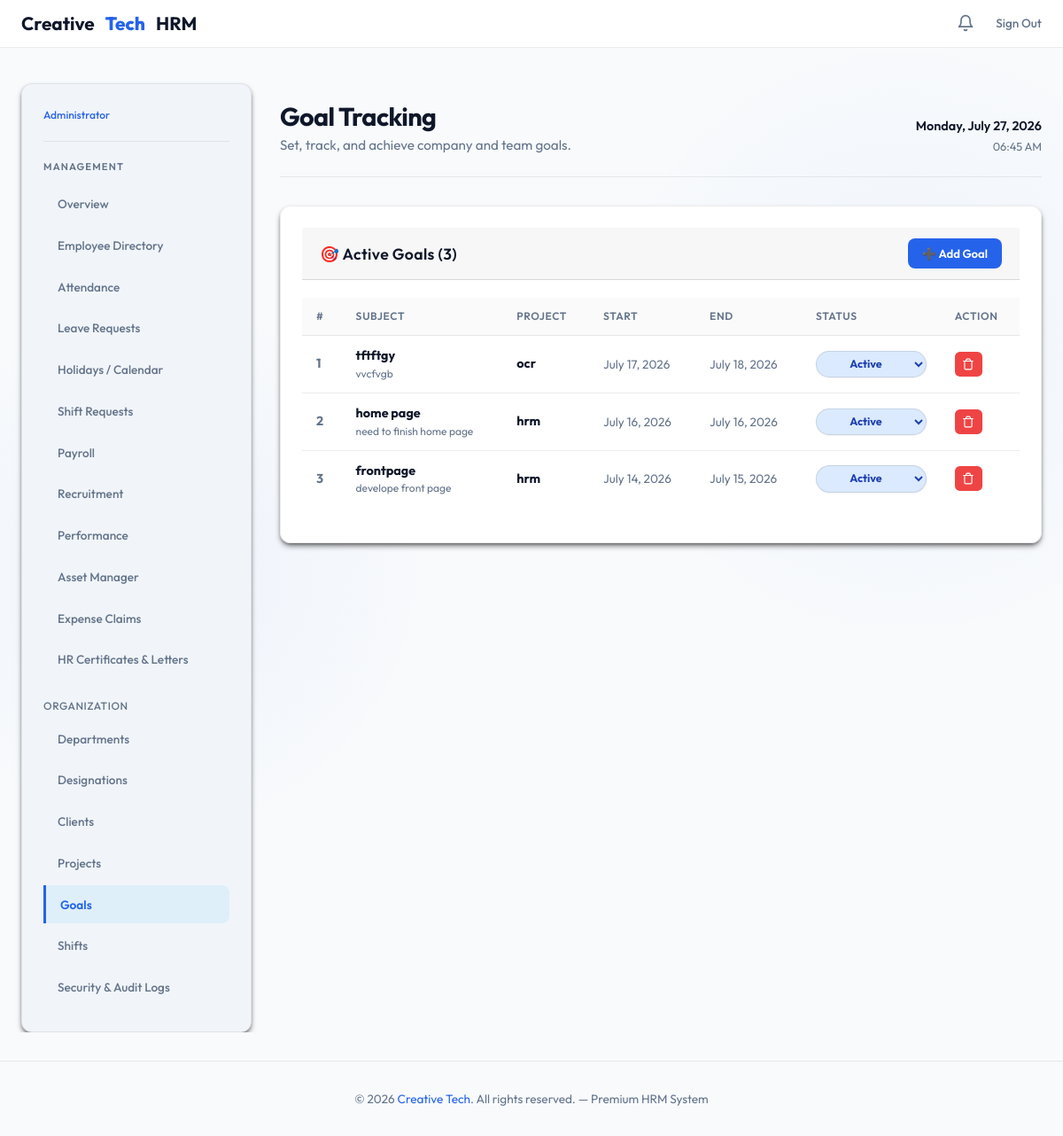
The app's page /admin-dashboard/goals/ (signed in) with its own data.
### employees/models.py (models this page shows, shortened)
class GoalTracking(models.Model):
    STATUS_CHOICES = [
        ('Active', 'Active'),
        ('Pending', 'Pending'),
        ('Completed', 'Completed'),
    ]
    subject = models.CharField(max_length=200)
    project = models.ForeignKey('Project', on_delete=models.SET_NULL, null=True, blank=True, related_name='goals')
    start_date = models.DateField()
    end_date = models.DateField()
    description = models.TextField(blank=True, null=True)
    status = models.CharField(max_length=20, choices=STATUS_CHOICES, default='Active')
    progress = models.IntegerField(default=0)
    created_at = models.DateTimeField(auto_now_add=True)

class Project(models.Model):
    STATUS_CHOICES = [
        ('Active', 'Active'),
        ('Completed', 'Completed'),
        ('On Hold', 'On Hold'),
    ]
    name = models.CharField(max_length=200)
    client = models.ForeignKey(Client, on_delete=models.SET_NULL, null=True, blank=True, related_name='projects')
    assigned_employees = models.ManyToManyField(Employee, related_name='assigned_projects', blank=True)
    description = models.TextField(blank=True, null=True)
    deadline = models.DateField(blank=True, null=True)
    progress = models.IntegerField(default=0)  # 0-100
    status = models.CharField(max_length=20, choices=STATUS_CHOICES, default='Active')
    created_at = models.DateTimeField(auto_now_add=True)

### employees/views.py (the view)
    def wrapper(request, *args, **kwargs):
        if not request.user.is_authenticated:
            return redirect('admin_login')
        try:
            if not request.user.employee.is_company_admin:
                messages.error(request, "Unauthorized access. Admins only.")
                return redirect('employee_dashboard')
        except Employee.DoesNotExist:
            logout(request)
            return redirect('admin_login')
        return view_func(request, *args, **kwargs)

### employees/context_processors.py (called while the page is built)
def admin_notifications(request):
    notifications_count = 0
    if request.user.is_authenticated and hasattr(request.user, 'employee') and request.user.employee.is_company_admin:
        notifications_count += LeaveRequest.objects.filter(status='Pending').count()
    return {'admin_notifications_count': notifications_count}

def global_notifications(request):
    if request.user.is_authenticated:
        unread_notifications = Notification.objects.filter(user=request.user, is_read=False).order_by('-created_at')
        all_notifications = Notification.objects.filter(user=request.user).order_by('-created_at')[:10]
        return {
            'user_notifications': all_notifications,
            'unread_notifications_count': unread_notifications.count()
        }
    return {}

### employees/views.py (called while the page is built, shortened)
def admin_only(view_func):
    def wrapper(request, *args, **kwargs):
        if not request.user.is_authenticated:
            return redirect('admin_login')
        try:
            if not request.user.employee.is_company_admin:
                messages.error(request, "Unauthorized access. Admins only.")
                return redirect('employee_dashboard')
        except Employee.DoesNotExist:
            logout(request)
            return redirect('admin_login')
        return view_func(request, *args, **kwargs)
    return wrapper

@admin_only
def goals_view(request):
    goals = GoalTracking.objects.all().order_by('-created_at')
    projects = Project.objects.all().order_by('name')
    return render(request, 'employees/goals.html', {'goals': goals, 'projects': projects})

### employees/templates/employees/goals.html (shortened to what this page needs)
{% extends 'employees/admin_base.html' %}
{% block page_title %}Goal Tracking{% endblock %}
{% block page_subtitle %}Set, track, and achieve company and team goals.{% endblock %}
{% block nav_goals %}active{% endblock %}
{% block admin_content %}
<div>
    <div class="card">
        <div class="card-header" style="display:flex; justify-content:space-between; align-items:center;">
            <h2 class="card-title">🎯 Active Goals ({{ goals|length }})</h2>
            <button onclick="openAddGoalModal()" class="btn-submit" style="padding:0.45rem 1rem; font-size:0.82rem; display:flex; align-items:center; gap:0.4rem;">
                ➕ Add Goal
            </button>
        </div>
        <div class="table-container">
            <table>
                <thead>
                    <tr>
                        <th style="padding:0.75rem 1rem;">#</th>
                        <th style="padding:0.75rem 1rem;">Subject</th>
                        <th style="padding:0.75rem 1rem;">Project</th>
                        <th style="padding:0.75rem 1rem;">Start</th>
                        <th style="padding:0.75rem 1rem;">End</th>
                        <th style="padding:0.75rem 1rem;">Status</th>
                        <th style="padding:0.75rem 1rem;">Action</th>
                    </tr>
                </thead>
                <tbody>
                    {% for goal in goals %}
                    <tr>
                        <td style="padding:0.75rem 1rem; color:var(--text-muted);font-weight:700; vertical-align:middle;">{{ forloop.counter }}</td>
                        <td style="padding:0.75rem 1rem; vertical-align:middle;">
                            <div style="font-weight:700;">{{ goal.subject }}</div>
                            {% if goal.description %}<div style="font-size:0.75rem;color:var(--text-muted);">{{ goal.description|truncatechars:40 }}</div>{% endif %}
                        </td>
                        <td style="padding:0.75rem 1rem; font-weight:700; vertical-align:middle;">{{ goal.project.name|default:'-' }}</td>
                        <td style="padding:0.75rem 1rem; color:var(--text-muted);font-size:0.85rem; vertical-align:middle;">{{ goal.start_date }}</td>
                        <td style="padding:0.75rem 1rem; color:var(--text-muted);font-size:0.85rem; vertical-align:middle;">{{ goal.end_date }}</td>
                        <td style="padding:0.75rem 1rem; vertical-align:middle;">
                            <form method="POST" action="{% url 'update_goal_status' goal.id %}" style="display:inline; margin:0;">
                                <select name="status" onchange="this.form.submit()"
                                        style="padding:0.35rem 0.75rem; font-size:0.78rem; border-radius:9999px; font-weight:700; cursor:pointer; outline:none; font-family:inherit; border:1px solid rgba(0,0,0,0.1); min-width:95px; text-align:center;
                                               {% if goal.status == 'Completed' %}background:#d1fae5; color:#065f46;{% elif goal.status == 'Pending' %}background:#fef3c7; color:#92400e;{% else %}background:#dbeafe; color:#1e40af;{% endif %}">
                                    <option value="Active" {% if goal.status == 'Active' %}selected{% endif %}>Active</option>
                                </select>
                            </form>
                        </td>
                        <td style="padding:0.75rem 1rem; vertical-align:middle;">
                            <form method="POST" action="{% url 'delete_goal' goal.id %}" style="display:inline; margin:0;" onsubmit="return confirm('Delete this goal?');">
                                <button type="submit" class="btn-reject" title="Delete Goal"
                                    style="padding:0 0.55rem; font-size:0.75rem; border:none; cursor:pointer; background:#ef4444; color:white; border-radius:0.35rem; display:inline-flex; align-items:center; justify-content:center; height:28px;">
                                    <svg xmlns="http://www.w3.org/2000/svg" width="14" height="14" viewBox="0 0 24 24" fill="none" stroke="currentColor" stroke-width="2" stroke-linecap="round" stroke-linejoin="round"><path d="M3 6h18"></path><path d="M19 6v14c0 1-1 2-2 2H7c-1 0-2-1-2-2V6"></path><path d="M8 6V4c0-1 1-2 2-2h4c1 0 2 1 2 2v2"></path></svg>
                                </button>
                            </form>
                        </td>
                    </tr>
                    {% empty %}
                    <tr><td colspan="7" style="text-align:center;color:var(--text-muted);padding:3rem;">No goals added yet.</td></tr>
                    {% endfor %}
                </tbody>
            </table>
        </div>
    </div>
</div>
{% endblock %}

### employees/templates/employees/base.html (style rules this page uses)
:root { --bg: #f8fafc; --bg-secondary: #f1f5f9; --card-bg: rgba(255, 255, 255, 0.95); --border: rgba(15, 23, 42, 0.08); --border-hover: rgba(15, 23, 42, 0.15); --primary: #2563eb; --primary-hover: #1d4ed8; --accent: #3b82f6; --text-main: #0f172a; --text-muted: #64748b; --success: #10b981; --success-bg: rgba(16, 185, 129, 0.1); --warning: #f59e0b; --warning-bg: rgba(245, 158, 11, 0.1); --danger: #ef4444; --danger-bg: rgba(239, 68, 68, 0.1); --radius: 12px; --shadow-md: 0 4px 6px -1px rgba(0, 0, 0, 0.5), 0 2px 4px -2px rgba(0, 0, 0, 0.5); --shadow-lg: 0 10px 15px -3px rgba(0, 0, 0, 0.5), 0 4px 6px -4px rgba(0, 0, 0, 0.5); }
* { box-sizing: border-box; margin: 0; padding: 0; font-family: 'Outfit', sans-serif; }
html, body { max-width: 100vw; overflow-x: hidden; }
body { background-color: var(--bg); color: var(--text-main); min-height: 100vh; display: flex; flex-direction: column; background-image: radial-gradient(circle at 15% 50%, rgba(37, 99, 235, 0.05), transparent 25%), radial-gradient(circle at 85% 30%, rgba(59, 130, 246, 0.05), transparent 25%); }
.card { background: var(--card-bg); backdrop-filter: blur(16px); -webkit-backdrop-filter: blur(16px); border: 1px solid var(--border); border-radius: var(--radius); padding: 1.5rem; box-shadow: var(--shadow-md); margin-bottom: 1.5rem; transition: border-color 0.3s ease; }
.card-header { margin-bottom: 1.25rem; display: flex; justify-content: space-between; align-items: center; }
.card-title { font-size: 1.1rem; font-weight: 600; color: var(--text-main); letter-spacing: 0.02em; margin: 0; }
.table-container, .table-responsive { overflow-x: auto !important; -webkit-overflow-scrolling: touch; width: 100%; max-width: 100%; margin-bottom: 1rem; }
table { width: 100%; border-collapse: collapse; font-size: 0.9rem; text-align: left; }
th { padding: 1rem; font-size: 0.75rem; font-weight: 600; color: var(--text-muted); text-transform: uppercase; letter-spacing: 0.05em; border-bottom: 1px solid var(--border); background: rgba(15, 23, 42, 0.02); }
td { padding: 1rem; border-bottom: 1px solid var(--border); color: var(--text-main); vertical-align: middle; }
tr:last-child td { border-bottom: none; }
tbody tr { transition: background 0.2s; }
input, select, textarea { width: 100%; padding: 0.65rem 1rem; background: #ffffff; border: 1.5px solid #64748b; border-radius: 8px; font-size: 0.9rem; color: var(--text-main); transition: all 0.2s; font-family: 'Outfit', sans-serif; box-shadow: 0 1px 2px rgba(0,0,0,0.05); }
.btn-submit, .btn-submit-leave, .btn-action-submit, .btn-approve { background: var(--primary); color: #ffffff; border: none; padding: 0.75rem 1.5rem; border-radius: 8px; font-weight: 600; font-size: 0.9rem; cursor: pointer; transition: all 0.2s; display: inline-block; text-decoration: none; text-align: center; }
.btn-danger, .btn-reject { background: rgba(239, 68, 68, 0.1); color: var(--danger); border: 1px solid rgba(239, 68, 68, 0.2); padding: 0.5rem 1rem; border-radius: 8px; font-weight: 600; font-size: 0.85rem; cursor: pointer; transition: all 0.2s; text-decoration: none; display: inline-block; text-align: center; }

### records on screen
GoalTracking: subject "tftftgy", description "vvcfvgb", project.name "ocr", start_date "July 17, 2026", end_date "July 18, 2026", status "Active"
GoalTracking: subject "home page", description "need to finish home page", project.name "hrm", start_date "July 16, 2026", end_date "July 16, 2026", status "Active"
GoalTracking: subject "frontpage", description "develope front page", project.name "hrm", start_date "July 14, 2026", end_date "July 15, 2026", status "Active"

### other values on screen
{{ goals|length }} "3"
